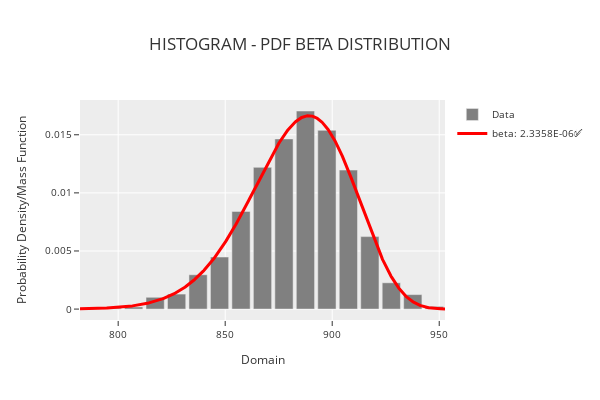

Notebook code cell kept with this figure:
### Code cell
phitter.plot_distribution("beta")

### Figure 1 — Plotly figure (JSON) as saved in the notebook; plotly's stock layout.template omitted (floating-point values rounded to 4 significant figures; data arrays with more than 128 entries replaced by an {"elided": "..."} marker saying what was removed)
{"data": [{"marker": {"color": "rgba(128,128,128,1)"}, "name": "Data", "showlegend": true, "type": "bar", "x": [787.2, 797.2, 807.2, 817.3, 827.3, 837.3, 847.4, 857.4, 867.4, 877.5, 887.5, 897.5, 907.6, 917.6, 927.6, 937.7, 947.7], "y": [4.619e-05, 9.238e-05, 0.0001848, 0.001016, 0.001293, 0.002956, 0.004481, 0.008407, 0.01219, 0.01464, 0.01704, 0.01538, 0.01196, 0.006236, 0.002263, 0.001247, 0.000231]}, {"line": {"color": "rgba(255,0,0,1)", "width": 3}, "mode": "lines", "name": "beta: 2.3358E-06✅", "type": "scatter", "x": {"elided": "1000 float values"}, "y": {"elided": "1000 float values"}}], "layout": {"bargap": 0.15, "height": 400, "legend": {"font": {"size": 10}, "orientation": "v", "title": {"font": {"size": 10}}, "xanchor": "left", "y": 1, "yanchor": "auto"}, "title": {"text": "HISTOGRAM - PDF BETA DISTRIBUTION"}, "width": 600, "xaxis": {"tickfont": {"size": 10}, "title": {"font": {"size": 12}, "text": "Domain"}}, "yaxis": {"tickfont": {"size": 10}, "title": {"font": {"size": 12}, "text": "Probability Density/Mass Function"}}}}
